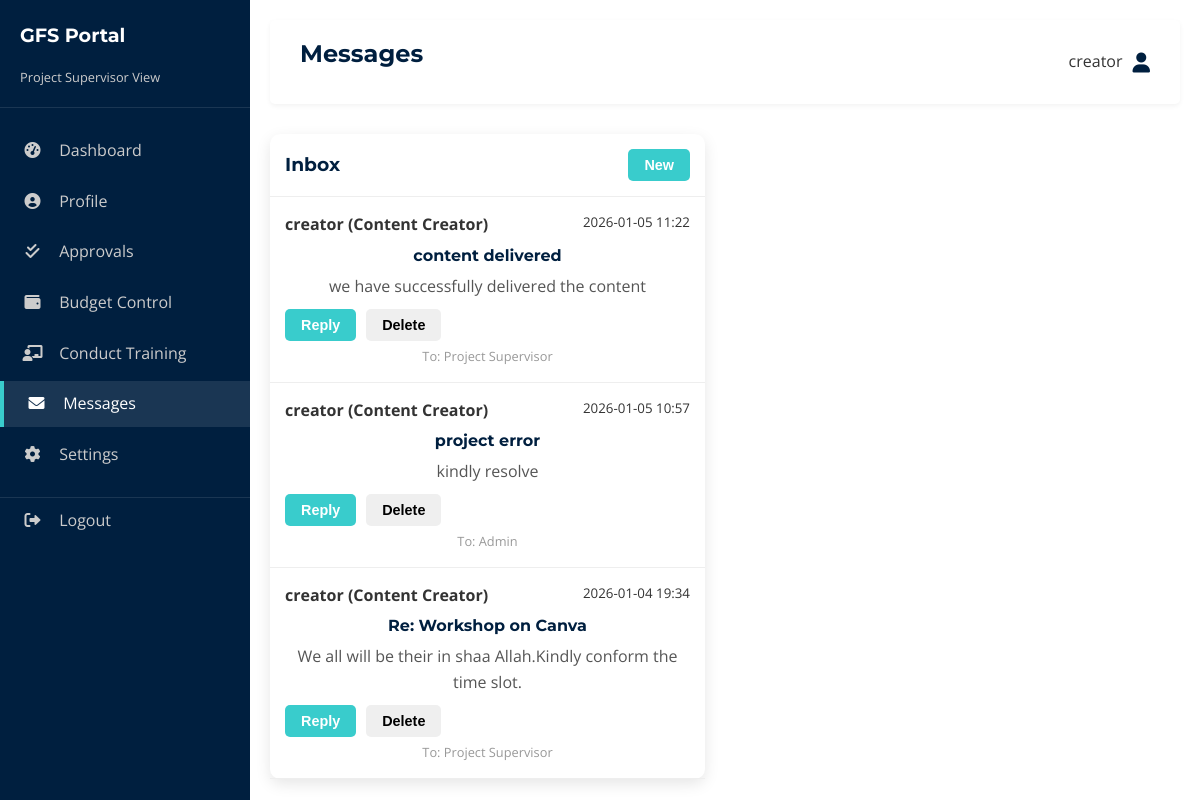
Screenshot of /portal/supervisor/messages (signed in) with the database file from the repository.
### tables this page shows
CREATE TABLE messages (
    id INTEGER PRIMARY KEY AUTOINCREMENT,
    sender_id INTEGER NOT NULL,
    sender_name TEXT NOT NULL,
    sender_role TEXT NOT NULL,
    receiver_role TEXT NOT NULL,
    subject TEXT NOT NULL,
    content TEXT NOT NULL,
    created_at TIMESTAMP DEFAULT CURRENT_TIMESTAMP,
    FOREIGN KEY (sender_id) REFERENCES users (id)
);

### app.py (the view)
@app.route('/portal/supervisor/messages')
def portal_supervisor_messages():
    if 'user_id' not in session: return redirect(url_for('login'))
    conn = get_db_connection()
    msgs = conn.execute('SELECT * FROM messages WHERE receiver_role = "Project Supervisor" OR sender_id = ? ORDER BY created_at DESC', (session.get('user_id'),)).fetchall()
    conn.close()
    return render_template('portals/supervisor_messages.html', role='Project Supervisor', messages=msgs)

### app.py (called while the page is built)
def get_db_connection():
    conn = sqlite3.connect('database.db')
    conn.row_factory = sqlite3.Row
    return conn

@app.context_processor
def inject_global_data():
    conn = get_db_connection()
    try:
        theme_row = conn.execute("SELECT value FROM settings WHERE key = 'theme'").fetchone()
        theme = theme_row['value'] if theme_row else 'default'
        site_rows = conn.execute("SELECT section, key, value FROM site_content WHERE page = 'global'").fetchall()
        site_data = {}
        for row in site_rows:
            if row['section'] not in site_data:
                site_data[row['section']] = {}
            site_data[row['section']][row['key']] = row['value']
    except sqlite3.OperationalError:
        theme = 'default'
        site_data = {}
    finally:
        conn.close()
    return dict(theme=theme, site=site_data)

### templates/portals/supervisor_messages.html (shortened to what this page needs)
{% extends 'portal_base.html' %}
{% block header %}Messages{% endblock %}
{% block content %}
<div class="grid-2">
    <div class="card" style="padding: 0;">
        <div
            style="padding: 15px; border-bottom: 1px solid #eee; display: flex; justify-content: space-between; align-items: center;">
            <h3 style="margin: 0;">Inbox</h3>
            <button class="btn btn-primary small-btn"
                onclick="document.getElementById('composeModal').style.display='flex'">New</button>
        </div>
        <ul style="list-style: none; padding: 0; margin: 0;">
            {% for msg in messages %}
            <li style="padding: 15px; border-bottom: 1px solid #eee;">
                <div style="display: flex; justify-content: space-between; margin-bottom: 5px;">
                    <strong>{{ msg.sender_name }} ({{ msg.sender_role or 'Unknown' }})</strong>
                    <small>{{ msg.created_at[:16] }}</small>
                </div>
                <h4 style="margin: 5px 0;">{{ msg.subject }}</h4>
                <p style="margin: 0; color: #555;">{{ msg.content }}</p>
                <div style="margin-top: 10px; display: flex; gap: 10px;">
                    {% if msg.sender_role %}
                    <button class="btn btn-primary small-btn"
                        onclick="replyTo('{{ msg.sender_role }}', '{{ msg.subject }}')">Reply</button>
                    {% endif %}
                    <form action="{{ url_for('delete_message', msg_id=msg.id) }}" method="POST"
                        style="display: inline;">
                        <button type="submit" class="btn btn-danger small-btn"
                            onclick="return confirm('Delete this message?')">Delete</button>
                    </form>
                </div>
                <div style="margin-top: 5px; font-size: 0.8rem; color: #999;">To: {{ msg.receiver_role }}</div>
            </li>
            {% endfor %}
        </ul>
    </div>
</div>
{% endblock %}

### static/styles.css (style rules this page uses)
:root { --primary-color: #001f3f; --secondary-color: #39cccc; --accent-color: #0074D9; --text-color: #333; --light-gray: #f4f4f4; --white: #ffffff; --bg-color: #ffffff; --card-bg: #ffffff; --sidebar-bg: #001f3f; --sidebar-text: #ffffff; --font-heading: 'Montserrat', sans-serif; --font-body: 'Open Sans', sans-serif; --transition: all 0.3s ease; }
* { margin: 0; padding: 0; box-sizing: border-box; }
body { font-family: var(--font-body); line-height: 1.6; color: var(--text-color); background-color: var(--bg-color); }
h1, h2, h3, h4, h5, h6 { font-family: var(--font-heading); color: var(--primary-color); margin-bottom: 1rem; }
ul { list-style: none; }
.btn { display: inline-block; padding: 10px 20px; border-radius: 5px; font-weight: 600; transition: var(--transition); cursor: pointer; border: none; }
.btn-primary { background-color: var(--secondary-color); color: #fff; }
.small-btn { padding: 8px 16px; font-size: 0.9rem; }
.grid-2 { display: grid; grid-template-columns: repeat(2, 1fr); gap: 40px; align-items: center; }
.card { background: var(--card-bg); padding: 30px; border-radius: 10px; box-shadow: 0 5px 15px rgba(0, 0, 0, 0.1); transition: var(--transition); text-align: center; color: var(--text-color); }

### rows the page displays
messages: sender_name "creator", sender_role "Content Creator", created_at "2026-01-05 11:22", subject "content delivered", content "we have successfully delivered the content", receiver_role "Project Supervisor"
messages: sender_name "creator", sender_role "Content Creator", created_at "2026-01-05 10:57", subject "project error", content "kindly resolve", receiver_role "Admin"
messages: sender_name "creator", sender_role "Content Creator", created_at "2026-01-04 19:34", subject "Re: Workshop on Canva", content "We all will be their in shaa Allah.Kindly conform the time slot.", receiver_role "Project Supervisor"

### other values shown
{{ role }} "Project Supervisor"
{{ session['username'] }} "creator"
